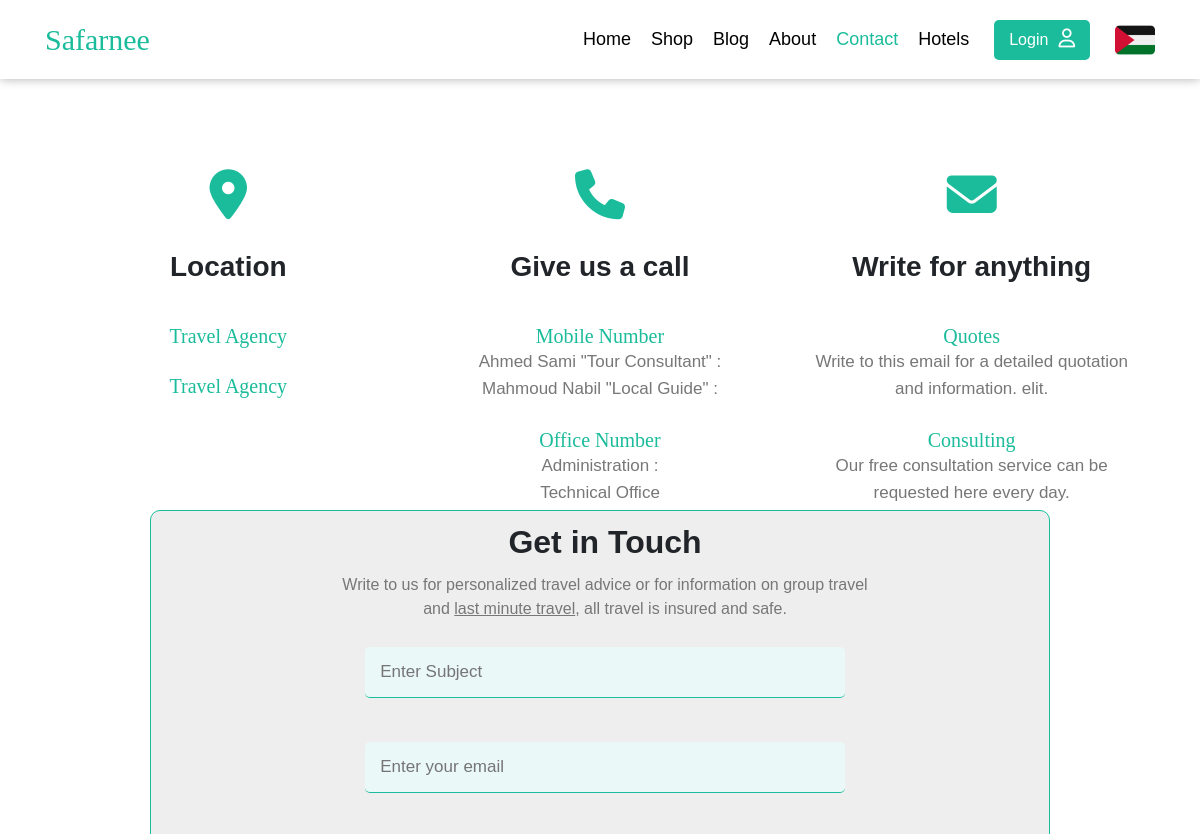
Page /contact/ (upper part) on the earlier database version.
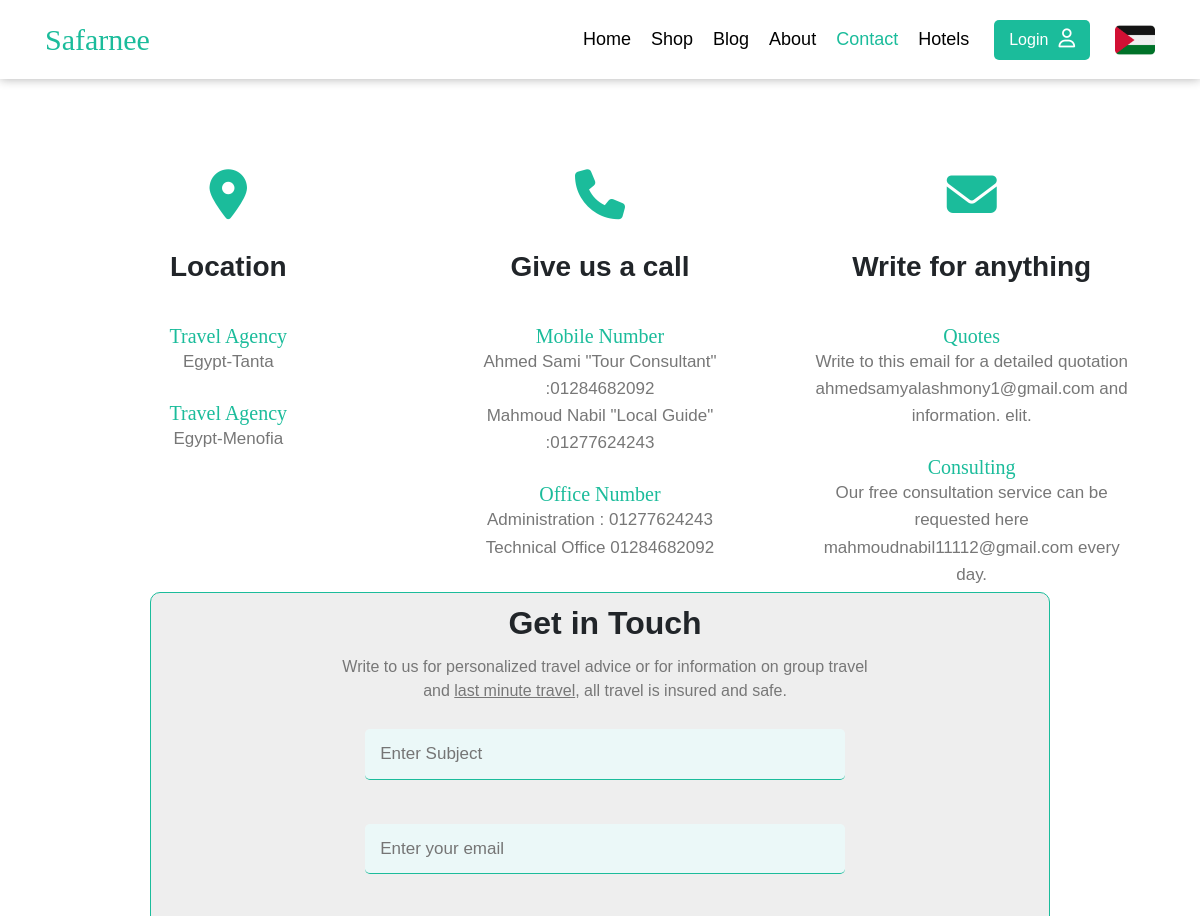
Same page on the later database version.
### contact/models.py (models this page shows, shortened)
class Info(models.Model):
    place=models.CharField( max_length=50)
    phone_number=models.CharField( max_length=20)
    email=models.EmailField( max_length=254)
    class Meta:
        verbose_name=("Info")
        verbose_name_plural=("Infos")

### contact/views.py (the view, shortened to what this page needs)
# urls.py: path('/',views.contact,name='contact')
def contact(request):
     myinfo=Info.objects.first()
     myinfo2=Info.objects.last()
     return render(request,'contact.html',{'myinfo':myinfo,'myinfo2':myinfo2})

### contact/templates/contact.html (shortened to what this page needs)
{% extends 'base.html' %}
{% load static %}
{% block add %}
<link rel="stylesheet" href="{% static 'CSS/contact.css' %}">
{% endblock add %}
  {% block content %}
    <div class="features">
        <div class="container">
          <div class="feat">
            <i class="fa-solid fa-location-dot"></i>
            <h3>Location</h3>
            <h5>Travel Agency</h5>
            <p>
              {{myinfo.place}}
            </p>
            <h5>Travel Agency</h5>
            <p>
              {{myinfo2.place}}
            </p>
          </div>
          <div class="feat">
            <i class="fa-solid fa-phone"></i>
            <h3>Give us a call</h3>
            <h5>Mobile Number</h5>
            <p>
              Ahmed Sami "Tour Consultant" :{{myinfo2.phone_number}}
              <br />
              Mahmoud Nabil "Local Guide" :{{myinfo.phone_number}}
            </p>
            <h5>Office Number</h5>
            <p>
              Administration : {{myinfo.phone_number}}
              <br />
              Technical Office {{myinfo2.phone_number}}
            </p>
          </div>
          <div class="feat">
            <i class="fa-solid fa-envelope"></i>
            <h3>Write for anything</h3>
            <h5>Quotes</h5>
            <p>
              Write to this email for a detailed quotation {{myinfo2.email}} and
              information. elit.
            </p>
            <h5>Consulting</h5>
            <p>
              Our free consultation service can be requested here
              {{myinfo.email}} every day.
            </p>
          </div>
        </div>
    </div>
    <div class="parent">
      <div class="form">
        <h1>Get in Touch</h1>
        <p>
          Write to us for personalized travel advice or for information on
          group travel <br />and <span>last minute travel</span>, all travel
          is insured and safe.
        </p>
        <form method="POST">
        <div>
          <input class="foc" name="subject" type="text" placeholder="Enter Subject" required/>
        </div>
        <br />
        <div>
          <input class="foc" name="email" type="email" placeholder="Enter your email" required/>
        </div>
        <br />
        <div>
        </div>
        <br />
      </form>
      </div>
    </div>
    {% endblock content %}

Differences in the rows shown:
added Info: place "Egypt-Tanta", phone_number "01277624243", email "mahmoudnabil11112@gmail.com"
added Info: place "Egypt-Menofia", phone_number "01284682092", email "ahmedsamyalashmony1@gmail.com"
